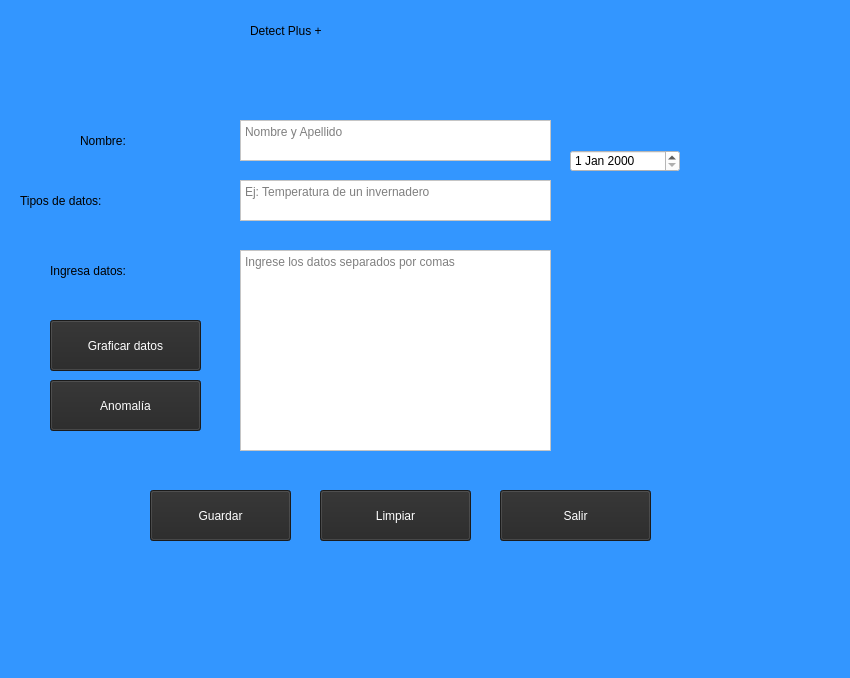
<?xml version="1.0" encoding="UTF-8"?>
<ui version="4.0">
 <class>MainWindow</class>
 <widget class="QMainWindow" name="MainWindow">
  <property name="geometry">
   <rect>
    <x>0</x>
    <y>0</y>
    <width>850</width>
    <height>678</height>
   </rect>
  </property>
  <property name="windowTitle">
   <string>Detección de anomalías</string>
  </property>
  <property name="windowIcon">
   <iconset>
    <normaloff>icono.ico</normaloff>icono.ico</iconset>
  </property>
  <property name="styleSheet">
   <string notr="true">background-color: rgb(51, 150, 255);
color: rgb(0, 0, 0);</string>
  </property>
  <property name="unifiedTitleAndToolBarOnMac">
   <bool>false</bool>
  </property>
  <widget class="QWidget" name="centralwidget">
   <widget class="QLabel" name="label">
    <property name="geometry">
     <rect>
      <x>250</x>
      <y>10</y>
      <width>351</width>
      <height>41</height>
     </rect>
    </property>
    <property name="styleSheet">
     <string notr="true">font: 75 28pt &quot;Cambria&quot;;</string>
    </property>
    <property name="text">
     <string>Detect Plus +</string>
    </property>
   </widget>
   <widget class="QLabel" name="label_2">
    <property name="geometry">
     <rect>
      <x>80</x>
      <y>120</y>
      <width>141</width>
      <height>41</height>
     </rect>
    </property>
    <property name="styleSheet">
     <string notr="true">font: 75 18pt &quot;MS Serif&quot;;
border-color: qlineargradient(spread:pad, x1:0, y1:0, x2:1, y2:0, stop:0 rgba(0, 0, 0, 255), stop:1 rgba(255, 255, 255, 255));</string>
    </property>
    <property name="text">
     <string>Nombre:</string>
    </property>
   </widget>
   <widget class="QLabel" name="label_3">
    <property name="geometry">
     <rect>
      <x>20</x>
      <y>180</y>
      <width>201</width>
      <height>41</height>
     </rect>
    </property>
    <property name="styleSheet">
     <string notr="true">font: 75 18pt &quot;MS Serif&quot;;</string>
    </property>
    <property name="text">
     <string>Tipos de datos:</string>
    </property>
   </widget>
   <widget class="QLabel" name="label_5">
    <property name="geometry">
     <rect>
      <x>50</x>
      <y>250</y>
      <width>211</width>
      <height>41</height>
     </rect>
    </property>
    <property name="styleSheet">
     <string notr="true">font: 75 18pt &quot;MS Serif&quot;;</string>
    </property>
    <property name="text">
     <string>Ingresa datos:</string>
    </property>
   </widget>
   <widget class="QTextEdit" name="txtnombre">
    <property name="geometry">
     <rect>
      <x>240</x>
      <y>120</y>
      <width>311</width>
      <height>41</height>
     </rect>
    </property>
    <property name="styleSheet">
     <string notr="true">background-color: rgb(255, 255, 255);</string>
    </property>
    <property name="tabChangesFocus">
     <bool>true</bool>
    </property>
    <property name="placeholderText">
     <string>Nombre y Apellido</string>
    </property>
   </widget>
   <widget class="QTextEdit" name="txtdatostipo">
    <property name="geometry">
     <rect>
      <x>240</x>
      <y>180</y>
      <width>311</width>
      <height>41</height>
     </rect>
    </property>
    <property name="styleSheet">
     <string notr="true">background-color: rgb(255, 255, 255);</string>
    </property>
    <property name="tabChangesFocus">
     <bool>true</bool>
    </property>
    <property name="placeholderText">
     <string>Ej: Temperatura de un invernadero</string>
    </property>
   </widget>
   <widget class="QTextEdit" name="txtingresodatos">
    <property name="geometry">
     <rect>
      <x>240</x>
      <y>250</y>
      <width>311</width>
      <height>201</height>
     </rect>
    </property>
    <property name="styleSheet">
     <string notr="true">background-color: rgb(255, 255, 255);</string>
    </property>
    <property name="tabChangesFocus">
     <bool>true</bool>
    </property>
    <property name="placeholderText">
     <string>Ingrese los datos separados por comas</string>
    </property>
   </widget>
   <widget class="QPushButton" name="btnGraficar">
    <property name="geometry">
     <rect>
      <x>50</x>
      <y>320</y>
      <width>151</width>
      <height>51</height>
     </rect>
    </property>
    <property name="focusPolicy">
     <enum>Qt::TabFocus</enum>
    </property>
    <property name="styleSheet">
     <string notr="true">font: 75 14pt &quot;Cambria&quot;;
background-color: rgb(38, 38, 38);
color: rgb(255, 255, 255);</string>
    </property>
    <property name="text">
     <string>Graficar datos</string>
    </property>
   </widget>
   <widget class="QPushButton" name="btnGuardar">
    <property name="geometry">
     <rect>
      <x>150</x>
      <y>490</y>
      <width>141</width>
      <height>51</height>
     </rect>
    </property>
    <property name="styleSheet">
     <string notr="true">font: 75 14pt &quot;Cambria&quot;;
background-color: rgb(38, 38, 38);
color: rgb(255, 255, 255);</string>
    </property>
    <property name="text">
     <string>Guardar</string>
    </property>
   </widget>
   <widget class="QPushButton" name="limpiar">
    <property name="geometry">
     <rect>
      <x>320</x>
      <y>490</y>
      <width>151</width>
      <height>51</height>
     </rect>
    </property>
    <property name="styleSheet">
     <string notr="true">font: 75 14pt &quot;Cambria&quot;;
background-color: rgb(38, 38, 38);
color: rgb(255, 255, 255);</string>
    </property>
    <property name="text">
     <string>Limpiar</string>
    </property>
   </widget>
   <widget class="QPushButton" name="salir">
    <property name="geometry">
     <rect>
      <x>500</x>
      <y>490</y>
      <width>151</width>
      <height>51</height>
     </rect>
    </property>
    <property name="styleSheet">
     <string notr="true">font: 75 14pt &quot;Cambria&quot;;
background-color: rgb(38, 38, 38);
color: rgb(255, 255, 255);
</string>
    </property>
    <property name="text">
     <string>Salir</string>
    </property>
   </widget>
   <widget class="QDateEdit" name="dateEdit">
    <property name="geometry">
     <rect>
      <x>570</x>
      <y>150</y>
      <width>110</width>
      <height>22</height>
     </rect>
    </property>
    <property name="styleSheet">
     <string notr="true">background-color: rgb(255, 255, 255);</string>
    </property>
   </widget>
   <widget class="QLabel" name="label_4">
    <property name="geometry">
     <rect>
      <x>20</x>
      <y>30</y>
      <width>47</width>
      <height>13</height>
     </rect>
    </property>
    <property name="text">
     <string/>
    </property>
   </widget>
   <widget class="QPushButton" name="btnAnomalia">
    <property name="geometry">
     <rect>
      <x>50</x>
      <y>380</y>
      <width>151</width>
      <height>51</height>
     </rect>
    </property>
    <property name="styleSheet">
     <string notr="true">font: 75 14pt &quot;Cambria&quot;;
background-color: rgb(38, 38, 38);
color: rgb(255, 255, 255);</string>
    </property>
    <property name="text">
     <string>Anomalía</string>
    </property>
   </widget>
   <widget class="QLabel" name="label_7">
    <property name="geometry">
     <rect>
      <x>590</x>
      <y>270</y>
      <width>47</width>
      <height>13</height>
     </rect>
    </property>
    <property name="text">
     <string/>
    </property>
   </widget>
   <widget class="QLabel" name="label_6">
    <property name="geometry">
     <rect>
      <x>610</x>
      <y>240</y>
      <width>47</width>
      <height>61</height>
     </rect>
    </property>
    <property name="styleSheet">
     <string notr="true"/>
    </property>
    <property name="text">
     <string/>
    </property>
   </widget>
  </widget>
  <widget class="QMenuBar" name="menubar">
   <property name="geometry">
    <rect>
     <x>0</x>
     <y>0</y>
     <width>850</width>
     <height>21</height>
    </rect>
   </property>
  </widget>
  <widget class="QStatusBar" name="statusbar"/>
 </widget>
 <tabstops>
  <tabstop>txtnombre</tabstop>
  <tabstop>txtdatostipo</tabstop>
  <tabstop>txtingresodatos</tabstop>
  <tabstop>btnGraficar</tabstop>
  <tabstop>btnGuardar</tabstop>
  <tabstop>limpiar</tabstop>
  <tabstop>salir</tabstop>
 </tabstops>
 <resources/>
 <connections>
  <connection>
   <sender>limpiar</sender>
   <signal>clicked()</signal>
   <receiver>txtnombre</receiver>
   <slot>clear()</slot>
   <hints>
    <hint type="sourcelabel">
     <x>556</x>
     <y>569</y>
    </hint>
    <hint type="destinationlabel">
     <x>499</x>
     <y>171</y>
    </hint>
   </hints>
  </connection>
  <connection>
   <sender>limpiar</sender>
   <signal>clicked()</signal>
   <receiver>txtdatostipo</receiver>
   <slot>clear()</slot>
   <hints>
    <hint type="sourcelabel">
     <x>534</x>
     <y>570</y>
    </hint>
    <hint type="destinationlabel">
     <x>478</x>
     <y>240</y>
    </hint>
   </hints>
  </connection>
  <connection>
   <sender>salir</sender>
   <signal>clicked()</signal>
   <receiver>MainWindow</receiver>
   <slot>close()</slot>
   <hints>
    <hint type="sourcelabel">
     <x>676</x>
     <y>571</y>
    </hint>
    <hint type="destinationlabel">
     <x>415</x>
     <y>685</y>
    </hint>
   </hints>
  </connection>
  <connection>
   <sender>limpiar</sender>
   <signal>clicked()</signal>
   <receiver>dateEdit</receiver>
   <slot>clear()</slot>
   <hints>
    <hint type="sourcelabel">
     <x>569</x>
     <y>557</y>
    </hint>
    <hint type="destinationlabel">
     <x>570</x>
     <y>145</y>
    </hint>
   </hints>
  </connection>
  <connection>
   <sender>limpiar</sender>
   <signal>clicked()</signal>
   <receiver>txtingresodatos</receiver>
   <slot>clear()</slot>
   <hints>
    <hint type="sourcelabel">
     <x>476</x>
     <y>563</y>
    </hint>
    <hint type="destinationlabel">
     <x>484</x>
     <y>370</y>
    </hint>
   </hints>
  </connection>
 </connections>
</ui>
